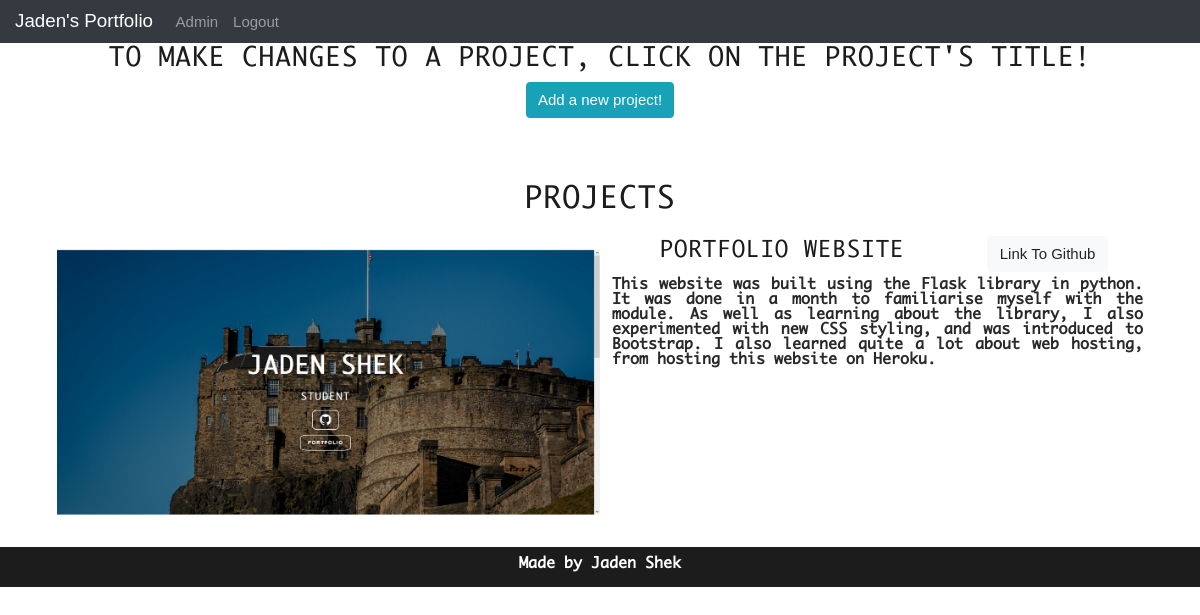
Screenshot of /projects (signed in) with the database file from the repository.
### portfolio_app/models.py (models this page shows, shortened)
class User(UserMixin,db.Model):
    __tablename__ = 'users'
    id = db.Column(db.Integer, primary_key=True)
    username = db.Column(db.String(64), index=True, unique=True)
    password_hash = db.Column(db.String(128))
    alias = db.Column(db.String(50))
    profile_pic=db.Column(db.String(128),default='default.png')
    roles = db.relationship('Roles', secondary=user_roles, backref = db.backref("user_roles", lazy=True))

class Portfolio(db.Model):
    __tablename__ = 'portfolio'
    id = db.Column(db.Integer, primary_key=True)
    title = db.Column(db.String(64), index=True, unique=True)
    description = db.Column(db.String(2000), index=True)
    github_link = db.Column(db.String(64), index=True, unique=True)
    author = db.Column(db.Integer, db.ForeignKey('users.id'))
    tags = db.relationship('Portfolio_tags', secondary=project_tags, backref = db.backref("project_tags", lazy=True))
    thumbnails = db.relationship("Portfolio_Media", backref="media", lazy='dynamic')

class Portfolio_Media(db.Model):
    id = db.Column(db.Integer, primary_key=True)
    thumbnail = db.Column(db.String(64), index=True, unique=True, nullable=True)
    project_id = db.Column(db.Integer, db.ForeignKey('portfolio.id'))

### portfolio_app/users/routes.py (the view)
@users.route('/projects')
def projects():
    projects = Portfolio.query.all()
    user=User.query.first()
    my_projects = get_projects(projects)
    return render_template('projects.html', title='My Projects', user=user, projects=my_projects)

### portfolio_app/app_functions/info.py (called while the page is built)
def get_projects(projects):
    if isinstance(projects,list):
        thumbnails = [project.thumbnails for project in projects]
        portfolio_thumbnails = [[media for media in thumbnail] for thumbnail in thumbnails]
        project_list = zip(projects,portfolio_thumbnails)
        return [Project(project.id,project.title,project.description,project.github_link,thumbnails,project.author) for project,thumbnails in project_list]
    thumbnails = [media for media in projects.thumbnails]
    return Project(projects.id,projects.title,projects.description,projects.github_link,thumbnails,projects.author)

### portfolio_app/models.py (called while the page is built)
@login_manager.user_loader
def load_user(user_id):
    return User.query.get(int(user_id))

### portfolio_app/templates/projects.html (shortened to what this page needs)
{% extends 'layout.html' %}
{% from "macros.html" import display_projects with context %}
{% block content %}
{% if current_user.is_authenticated %}
    <h3>To make changes to a project, click on the project's title!</h3>
    <a class='btn btn-info' href="{{url_for('users.new_project')}}" >Add a new project!</a>
{% endif %}
{{display_projects()}}
{% endblock content %}

### portfolio_app/templates/layout.html (shortened to what this page needs)
<!DOCTYPE html>
<html lang="en">
<head>
    <link rel="stylesheet" href="https://stackpath.bootstrapcdn.com/bootstrap/4.5.2/css/bootstrap.min.css">
    <link rel="stylesheet" href="https://maxcdn.bootstrapcdn.com/bootstrap/4.0.0/css/bootstrap.min.css">
    <link rel="stylesheet" href="{{url_for('static', filename = 'css/styles.css')}}">
  </head>
  <body data-spy="scroll" data-target=".navbar-custom" data-offset="0">
    <nav class="navbar sticky-top navbar-custom navbar-expand-lg navbar-dark bg-dark">
      <a class="navbar-brand" href="{{ url_for('main.index') }}">{{ user.alias.split()[0] }}'s Portfolio</a>
      <div class="collapse navbar-collapse" id="navbarNavAltMarkup">
        <div class="navbar-nav">
          {% if current_user.is_authenticated %}
          <a href="{{ url_for('users.admin') }}" class="nav-link">Admin</a>
          <a href="{{ url_for('users.logout') }}" class="nav-link">Logout</a>
          {% endif %}
        </div>
      </div>
    </nav>
    {%block content%}{% endblock %}
  </body>
  <footer>
    <div class="container">
          <p>Made by Jaden Shek</p>
    </div>
  </footer>
  </html>

### portfolio_app/templates/macros.html (shortened to what this page needs)
{% macro display_project(project) %}
<div class="work row">
    <div class="image">
        {% if project.thumbnails %}
            {% if (project.thumbnails)|count > 1 %}
            <div class="carousel slide" data-ride="carousel">
                <div class="carousel-inner">
                <div class="carousel-item active image_item" data-interval='5000'>
                    <img src="{{ url_for('static', filename='thumbnails/'+project.thumbnails[0].thumbnail) }}" alt="Work image">
                </div>
                </div>
            </div>
            {% else %}
            <img src="{{ url_for('static', filename='thumbnails/'+project.thumbnails[0].thumbnail) }}" alt="Work image" width='100%' height='auto'>
            {% endif %}
        {% else %}
        <img src="{{ url_for('static', filename='thumbnails/default.jpg') }}" alt="Work image" width='100%' height='auto'>
        {% endif %}
    </div>
    <div class="work_content">
        <div class='work_heading'>
            <a class='btn btn-heading' href="{{url_for('users.project',project_id=project.id)}}"><h4>{{project.title}}</h4></a>
            <a class='btn btn-light' href="{{project.github_link}}">Link To Github</a>
        </div>
        <p>{{project.description}}</p>
    </div>
</div>
{% endmacro %}
{% macro display_projects() %}
<section id='my_projects' class = 'container'>
    <div class = 'anchor_grid'>
        <a id = "projects" class='nav-skip' href = '' height='5vh'></a>
        <div class="content" style='width:100%'>
            <h2>Projects</h2>
            {% for project in projects %}
                {{display_project(project)}}
            {% endfor %}
        </div>
    </div>
</section>
{% endmacro %}

### portfolio_app/static/css/styles.css (style rules this page uses)
* { box-sizing: border-box; }
html, body { padding: 0; margin: 0; font-family: Arial, Helvetica, sans-serif; font-size: 15px; line-height: 1; font-weight: 400; border: none; color: #2a2929; text-align: center; }
body { position: relative; }
h1, h2, h3, h4, h5, h6 { font-family: 'Monaco', 'Courier New', Courier, monospace; text-transform: uppercase; font-weight: 500; color: #1d1c1c; margin-top: 0; letter-spacing: 0.9px; text-align: center; }
p { font-size: 15px; font-family: 'Monaco', sans-serif; font-weight: 600; }
.content { text-align: justify; width: 100%; }
nav { text-align: center; position: -webkit-sticky; }
.nav-link { padding: 5px; }
.anchor_grid { display: grid; grid-template-rows: auto; grid-template-areas: 'anchor' 'content'; }
.anchor_grid .nav-skip { grid-area: anchor; height: 8vh; width: 100%; }
.anchor_grid .content { grid-area: content; width: 100vw; }
#my_projects { display: flex; flex-direction: column; width: 100%; }
#my_projects .work { display: grid; grid-template-columns: 50% 50%; grid-template-rows: auto; grid-template-areas: 'image content'; margin: 1vw; }
#my_projects .image img { max-height: 720px; max-width: 1280px; height: auto; width: 100%; }
.work_heading { display: flex; height: auto; }
.work_heading a { margin: auto; height: 100%; }
.work .work_content { margin-left: 1vw; }
footer { display: flex; height: 5vh; background-color: #1d1c1c; color: white; justify-content: space-around; align-items: center; }
footer .container { position: relative; top: 50%; -webkit-transform: translateY(-50%); -ms-transform: translateY(-50%); transform: translateY(-50%); text-align: center; }

### rows the page displays
User: alias "Jaden"
Portfolio: thumbnail (picture), title "PORTFOLIO WEBSITE", description "This website was built using the Flask library in python. It was done in a month to familiarise myself with the module. As well as learning about the library, I also experimented with new CSS styling, and was introduced to Bootstrap. I also learned quite a lot about web hosting, from hosting this website on Heroku."
